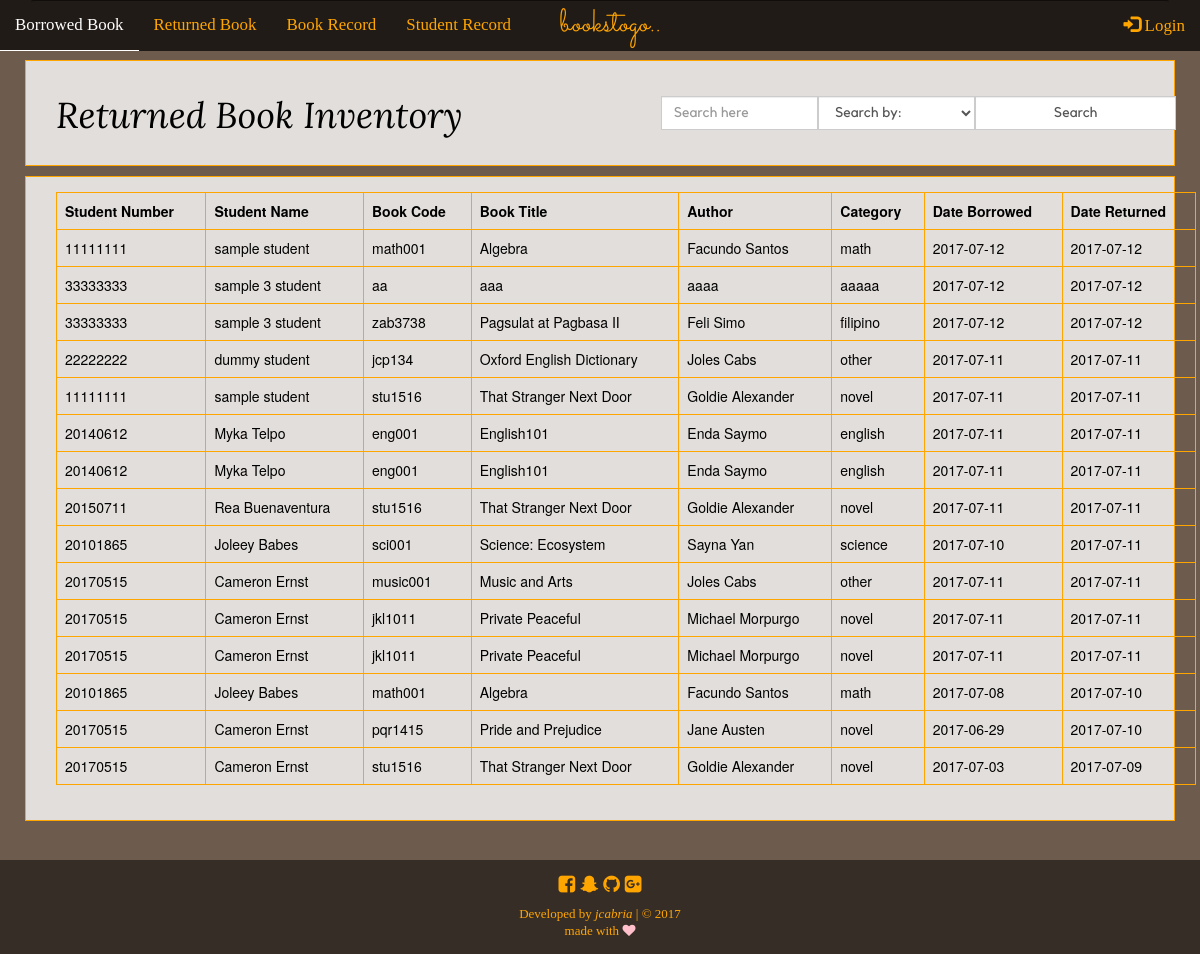
Before: /return_inventory.php with the older database file.
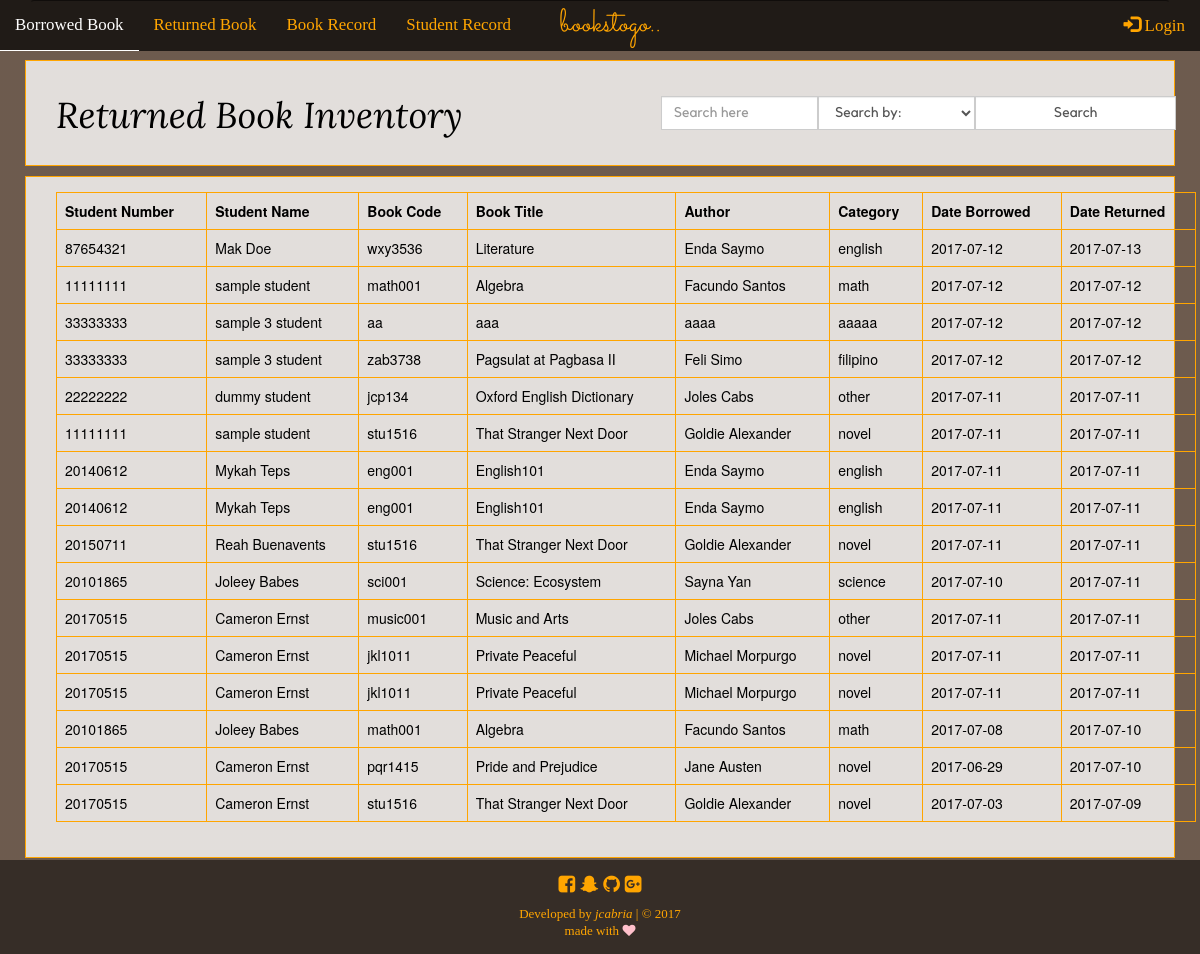
After: the same page with the newer database file.
### tables this page shows
CREATE TABLE `returned_trans` (
  `id` int(11) NOT NULL,
  `student_number_id` int(11) NOT NULL,
  `book_record_id` int(11) NOT NULL,
  `date_borrowed` date NOT NULL DEFAULT '0000-00-00',
  `date_returned` date NOT NULL DEFAULT '0000-00-00'
);

CREATE TABLE `students_record` (
  `id` int(11) NOT NULL,
  `student_number` int(8) NOT NULL,
  `student_name` varchar(255) NOT NULL,
  `grade_level` varchar(255) NOT NULL
);

CREATE TABLE `books_record` (
  `id` int(11) NOT NULL,
  `book_code` varchar(11) NOT NULL,
  `book_title` varchar(255) NOT NULL,
  `author` varchar(255) NOT NULL,
  `category` varchar(255) NOT NULL,
  `stocks` int(11) NOT NULL
);

### return_inventory.php (the view, shortened to what this page needs)
<?php
function display_content() {
	require_once('connection.php');
	echo "
		<div class='container-fluid rtn-invnt-div'>
			<div class='container'>
				<div class='row'>
					<form method='POST' action=''>
						<div class='col-md-6'>
							<h1>Returned Book Inventory</h1>
						</div>
						<div class='col-md-6'>
							<div class='input-group search_trans'>
								<span class='input-group-btn'>
									<input type='text' class='form-control' placeholder='Search here' name='search_rtn'>
								</span>
								<span class='input-group-btn'>
									<select name='search_ddown' class='form-control'>
										<option disabled selected>Search by:</option>
										<option value='student_number'>Student Number</option>
										<option value='student_name'>Student Name</option>
										<option value='book_code'>Book Code</option>
										<option value='book_title'>Book Title</option>
										<option value='author'>Author</option>
										<option value='category'>Category</option>
										<option value='date_borrowed'>Date Borrowed</option>
										<option value='date_returned'>Date Returned</option>
									</select>
								</span>
								<span class='input-group-btn'>
									<input type='submit' class='form-control' name='search-rtn-btn' value='Search'>
								</span>
							</div>
						</div>
					</form>
				</div>
			</div>
		</div>";
	$sql = "SELECT * FROM returned_trans rt JOIN students_record sr ON rt.student_number_id=sr.student_number JOIN books_record br ON rt.book_record_id=br.id ORDER BY date_returned DESC";
	$show = mysqli_query($conn, $sql);
	if (isset($_POST['search-rtn-btn'])) {
		$search_rtn = $_POST['search_rtn'];
		$search_ddown = $_POST['search_ddown'];
		$query = "SELECT * FROM returned_trans rt JOIN students_record sr ON (rt.student_number_id=sr.student_number) JOIN books_record br ON (rt.book_record_id=br.id) WHERE $search_ddown LIKE '%$search_rtn%'";
		$result = mysqli_query($conn, $query);
		echo "Search result for <em>$search_rtn</em>. Found " .mysqli_num_rows($result). " result.<br><hr><br>";
		if (mysqli_num_rows($result) > 0) {
				echo "
					<div class='container-fluid rtn-invnt-div'>
						<div class='container'>
							<div class='table-responsive'>
								<table class='table table-bordered table-hover'>
									<thead>
										<tr>
											<th>Student Number</th>
											<th>Student Name</th>
											<th>Book Code</th>
											<th>Book Title</th>
											<th>Author</th>
											<th>Category</th>
											<th>Date Borrowed</th>
											<th>Date Returned</th>
										</tr>
									</thead>
									<tbody>";
									while ($row = mysqli_fetch_assoc($result)) {
										extract($row);
									echo"<tr>
											<td>".$row['student_number']."</td>
											<td>".$row['student_name']."</td>
											<td>".$row['book_code']."</td>
											<td>".$row['book_title']."</td>
											<td>".$row['author']."</td>
											<td>".$row['category']."</td>
											<td>".$row['date_borrowed']."</td>
											<td>".$row['date_returned']."</td>
										</tr>";
									}
								echo"</tbody>
								</table>
							</div>
						</div>
					</div>";
		}
	}
	else {
		if (mysqli_num_rows($show) > 0) {
			echo "
				<div class='container-fluid rtn-invnt-div'>
					<div class='container'>
						<div class='table-responsive'>
							<table class='table table-bordered table-hover'>
								<thead>
									<tr>
										<th>Student Number</th>
										<th>Student Name</th>
										<th>Book Code</th>
										<th>Book Title</th>
										<th>Author</th>
										<th>Category</th>
										<th>Date Borrowed</th>
										<th>Date Returned</th>
									</tr>
								</thead>
								<tbody>";
								while ($row = mysqli_fetch_assoc($show)) {
									extract($row);
								echo"<tr>
										<td>".$row['student_number']."</td>
										<td>".$row['student_name']."</td>
										<td>".$row['book_code']."</td>
										<td>".$row['book_title']."</td>
										<td>".$row['author']."</td>
										<td>".$row['category']."</td>
										<td>".$row['date_borrowed']."</td>
										<td>".$row['date_returned']."</td>
									</tr>";
								}
							echo"</tbody>
							</table>
						</div>
					</div>
				</div>";
		}
	}
}
	require_once('template.php');
?>

### template.php (shortened to what this page needs)
<!DOCTYPE html>
<html>
<head>
    <link href="css/bootstrap.min.css" rel="stylesheet">
    <link href="font-awesome/css/font-awesome.min.css" rel="stylesheet" type="text/css">
</head>
<body>
	<div class="container">
		<nav class="navbar">
			<?php require_once('partials/nav.php'); ?>
		</nav>
	</div>
	<div class="container-fluid">
		<div class="contents-here">
			<?php display_content(); ?>
		</div>
	</div>
	<div class="footer">
		<?php require_once('partials/footer.php'); ?>
	</div>
</body>
</html>

### partials/nav.php (shortened to what this page needs)
<nav class="navbar navbar-default navbar-fixed-top" data-spy="affix" data-offset-top="80">
		<div class="brand-centered">
			<a class="navbar-brand" href="index.php">bookstogo..</a>
		</div>
		<div class="collapse navbar-collapse" id="myNavbar">
			<ul class="nav navbar-nav navbar-left">
				<li><a href="transaction.php">Borrowed Book</a></li>
				<li><a href="return_inventory.php">Returned Book</a></li>
				<li><a href="book_inventory.php">Book Record</a></li>
				<li><a href="student_record.php">Student Record</a></li>
			</ul>
	<?php
		if (isset($_SESSION['username'])) { ?>
			<form class="nav navbar-nav navbar-right ryt" method="POST" action="logout.php">
				<li><a href="logout.php"><span class='glyphicon glyphicon-log-out'></span> Logout</a></li>
			</form>
	<?php } else { ?>
			<form class="nav navbar-nav navbar-right ryt" method="POST" action="login2.php">
				<li><a href="login2.php"><span><i class='glyphicon glyphicon-log-in'></i></span> Login</a></li>
			</form>
	<?php } ?>
		</div>
</nav>

### partials/footer.php
<footer>
	<div class="developer">
		<div class="links">
			<a href="https://www.facebook.com"><i class="fa fa-facebook-square" aria-hidden="true"></i></a>
			<a href="https://snapchat.com/joleeeeeey"><i class="fa fa-snapchat-ghost" aria-hidden="true"></i></a>
			<a href="https://github.com/jcabria"><i class="fa fa-github" aria-hidden="true"></i></a>
          	<a href="https://www.plus.google.com"><i class="fa fa-google-plus-square" aria-hidden="true"></i></a>
        </div>
        <span>Developed by <em>jcabria</em> | &copy; 2017</span><br>
        <span>made with <i class="fa fa-heart" aria-hidden="true"></i></span>
	</div>
</footer>

### template.php (style rules this page uses)
body { background-color: #dab69d; background-image: linear-gradient( rgba(0,0,0,0.5), rgba(0,0,0,0.5) ), url("image/unsplash7.jpg"); background-attachment: fixed; height: auto; background-size: cover; background-position: center center; }
.navbar { font-family: "mytext"; font-size: 1.1em; }
.navbar-brand { font-family: "webname"; font-size: 1.9em; }
.contents-here h1 { font-family: "mynav2"; }
.contents-here p, .search-row, .contents-here input, .contents-here select, .contents-here span, .search-div th, .search-div td, .trans-div th, .trans-div td { font-family: "kollektif"; }
footer { font-family: "mytext"; font-size: 13px; line-height: 17px; }
.navbar { margin-bottom: 0; background-color: transparent; border-color: rgba(0,0,0,0.5) transparent transparent transparent; }
.navbar-default .navbar-collapse { background-color: rgba(0,0,0,0.7); }
.navbar-default .navbar-nav > li > a, .brand-centered .navbar-brand { color: orange; }
#myNavbar .ryt a { padding-right: 30px; }
.brand-centered { position: relative; }
.navbar-brand { position: absolute; left: 50%; margin-left: -60px; display: block; padding-left: 20px; }
.contents-here { min-height: 100vh; color: orange; }
footer { background: rgba(0,0,0,0.5); padding: 15px; color: orange; bottom: 0; }
footer .developer { text-align: center; }
.developer .links { font-size: 1.5em; padding-bottom: 10px; }
footer .fa { color: orange; }
footer span .fa { color: pink; }
.search-div, .trans-div, .rtn-invnt-div, .bk-invnt-div, .stud-record-div { background-color: rgba(255,255,255,0.8); border: 1px solid orange; padding: 15px; margin: 10px; color: black; }
.table-bordered, .table-bordered > thead > tr > th, .table-bordered > tbody > tr > td { border: 1px solid orange; }
.search_trans { padding: 20px; }

Changed rows visible on the page:
added returned_trans: students_record.student_number "87654321", students_record.student_name "Mak Doe", books_record.book_code "wxy3536", books_record.book_title "Literature", books_record.author "Enda Saymo", books_record.category "english", date_borrowed "2017-07-12", date_returned "2017-07-13"
changed through a linked row, returned_trans (number 7 of 16 on the later page): students_record.student_name "Myka Telpo" → "Mykah Teps"
changed through a linked row, returned_trans (number 8 of 16 on the later page): students_record.student_name "Myka Telpo" → "Mykah Teps"
changed through a linked row, returned_trans: students_record.student_name "Rea Buenaventura" → "Reah Buenavents"
